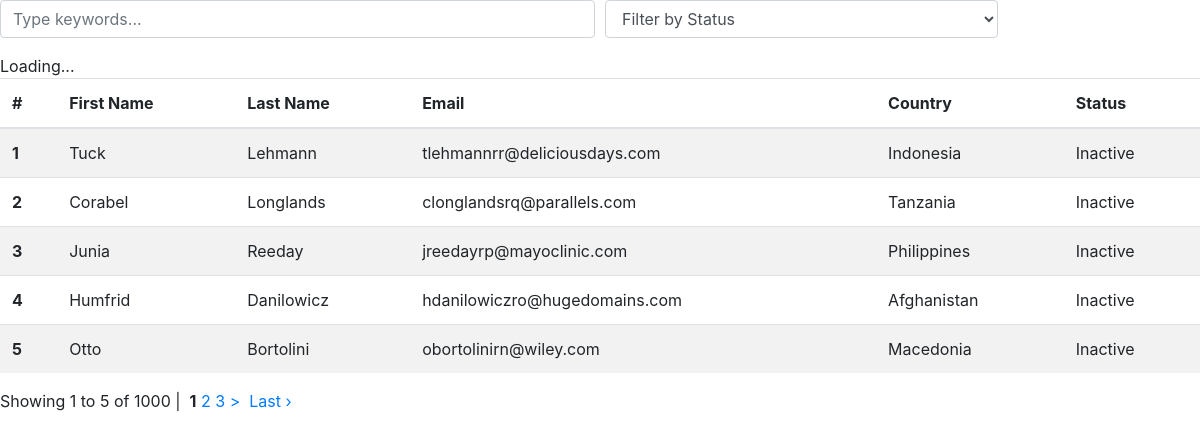
The page / on the database its author committed.
### tables this page shows
CREATE TABLE `users` (
  `id` int NOT NULL,
  `first_name` varchar(25) NOT NULL,
  `last_name` varchar(25) NOT NULL,
  `email` varchar(50) NOT NULL,
  `country` varchar(50) NOT NULL,
  `status` int NOT NULL COMMENT '1=Active | 0=Inactive',
  `created` datetime NOT NULL
);

### index.php (the view, shortened to what this page needs)
<!DOCTYPE html>
<html lang="en">
<head>
    <link rel="stylesheet" href="https://cdn.jsdelivr.net/npm/bootstrap@4.0.0/dist/css/bootstrap.min.css">
</head>
<body>
<div class="search-panel">
    <div class="form-row">
        <div class="form-group col-md-6">
            <input type="text" class="form-control" id="keywords" placeholder="Type keywords..." onkeyup="searchFilter();">
        </div>
        <div class="form-group col-md-4">
            <select class="form-control" id="filterBy" onchange="searchFilter();">
                <option value="">Filter by Status</option>
            </select>
        </div>
    </div>
</div>
<?php
include_once 'Pagination.php';
require_once 'dbConfig.php';
$baseURL = 'getData.php';
$limit = 5;
$query   = $db->query("SELECT COUNT(*) as rowNum FROM users");
$result  = $query->fetch_assoc();
$rowCount= $result['rowNum'];
$pagConfig = array(
    'baseURL' => $baseURL,
    'totalRows' => $rowCount,
    'perPage' => $limit,
    'contentDiv' => 'dataContainer',
    'link_func' => 'searchFilter'
);
$pagination =  new Pagination($pagConfig);
$query = $db->query("SELECT * FROM users ORDER BY id DESC LIMIT $limit");
?>
<div class="datalist-wrapper">
    <div class="loading-overlay"><div class="overlay-content">Loading...</div></div>
    <div id="dataContainer">
        <table class="table table-striped">
        <thead>
            <tr>
                <th scope="col">#</th>
                <th scope="col">First Name</th>
                <th scope="col">Last Name</th>
                <th scope="col">Email</th>
                <th scope="col">Country</th>
                <th scope="col">Status</th>
            </tr>
        </thead>
        <tbody>
            <?php
            if($query->num_rows > 0){ $i=0;
                while($row = $query->fetch_assoc()){ $i++;
            ?>
                <tr>
                    <th scope="row"><?php echo $i; ?></th>
                    <td><?php echo $row["first_name"]; ?></td>
                    <td><?php echo $row["last_name"]; ?></td>
                    <td><?php echo $row["email"]; ?></td>
                    <td><?php echo $row["country"]; ?></td>
                    <td><?php echo ($row["status"] == 1)?'Active':'Inactive'; ?></td>
                </tr>
            <?php
                }
            }else{
                echo '<tr><td colspan="6">No records found...</td></tr>';
            }
            ?>
        </tbody>
        </table>
        <?php echo $pagination->createLinks(); ?>
    </div>
</div>
</body>
</html>

### Pagination.php (shortened to what this page needs)
<?php
class Pagination{
	var $baseURL		= '';
	var $totalRows  	= '';
	var $perPage	 	= 10;
	var $numLinks		=  2;
	var $currentPage	=  0;
	var $nextLink		= '&gt;';
	var $lastLink		= 'Last &rsaquo;';
	var $fullTagOpen	= '<div class="pagination">';
	var $fullTagClose	= '</div>';
	var $lastTagOpen	= '&nbsp;';
	var $lastTagClose	= '';
	var $curTagOpen		= '&nbsp;<b>';
	var $curTagClose	= '</b>';
	var $nextTagOpen	= '&nbsp;';
	var $nextTagClose	= '&nbsp;';
	var $numTagOpen		= '&nbsp;';
	var $numTagClose	= '';
	var $anchorClass	= '';
	var $showCount      	= true;
	var $contentDiv     	= '';
	function createLinks(){
		$numPages = ceil($this->totalRows / $this->perPage);
		$output = '';
		if ($this->showCount){
		   $currentOffset = $this->currentPage;
		   $info = 'Showing ' . ( $currentOffset + 1 ) . ' to ' ;
		   if( ( $currentOffset + $this->perPage ) < ( $this->totalRows -1 ) )
			  $info .= $currentOffset + $this->perPage;
		   else
			  $info .= $this->totalRows;
		   $info .= ' of ' . $this->totalRows . ' | ';
		   $output .= $info;
		}
		$this->numLinks = (int)$this->numLinks;
		$this->currentPage = floor(($this->currentPage/$this->perPage) + 1);
		$start = (($this->currentPage - $this->numLinks) > 0) ? $this->currentPage - ($this->numLinks - 1) : 1;
		$end   = (($this->currentPage + $this->numLinks) < $numPages) ? $this->currentPage + $this->numLinks : $numPages;
		for ($loop = $start -1; $loop <= $end; $loop++){
			$i = ($loop * $this->perPage) - $this->perPage;
			if ($i >= 0){
				if ($this->currentPage == $loop){
					$output .= $this->curTagOpen.$loop.$this->curTagClose;
				}else{
					$n = ($i == 0) ? '' : $i;
					$output .= $this->numTagOpen
						. $this->getAJAXlink( $n, $loop )
						. $this->numTagClose;
				}
			}
		}
		if ($this->currentPage < $numPages){
			$output .= $this->nextTagOpen
				. $this->getAJAXlink( $this->currentPage * $this->perPage , $this->nextLink )
				. $this->nextTagClose;
		}
		if (($this->currentPage + $this->numLinks) < $numPages){
			$i = (($numPages * $this->perPage) - $this->perPage);
			$output .= $this->lastTagOpen . $this->getAJAXlink( $i, $this->lastLink ) . $this->lastTagClose;
		}
		$output = preg_replace("#([^:])//+#", "\\1/", $output);
		$output = $this->fullTagOpen.$output.$this->fullTagClose;
		return $output;
	}
	function getAJAXlink( $count, $text) {
        $pageCount = $count?$count:0;
        $this->additionalParam = "{'page' : $pageCount}";
	    return "<a href=\"javascript:void(0);\" " . $this->anchorClass . "
				onclick=\"$.post('". $this->baseURL."', ". $this->additionalParam .", function(data){
					   $('#". $this->contentDiv . "').html(data); }); return false;\">"
			   . $text .'</a>';
	}
}

### rows shown on the page
users: first_name "Tuck", last_name "Lehmann", email "tlehmannrr@deliciousdays.com", country "Indonesia", status "Inactive"
users: first_name "Corabel", last_name "Longlands", email "clonglandsrq@parallels.com", country "Tanzania", status "Inactive"
users: first_name "Junia", last_name "Reeday", email "jreedayrp@mayoclinic.com", country "Philippines", status "Inactive"
users: first_name "Humfrid", last_name "Danilowicz", email "hdanilowiczro@hugedomains.com", country "Afghanistan", status "Inactive"
users: first_name "Otto", last_name "Bortolini", email "obortolinirn@wiley.com", country "Macedonia", status "Inactive"

### other values the page prints
$pagination->createLinks() "Showing 1 to 5 of 1000 | 1"
$text "2 3 > Last ›"
